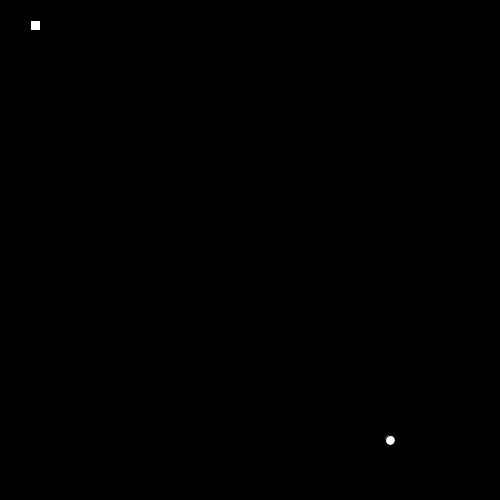
Frame 1 (no input)
Frame 60 (the mouse pressed at the canvas centre just before this capture): identical to frame 1, image omitted
Frame 120 (the mouse held since frame 60 and released just before this capture): identical to frame 1, image omitted

The Processing sketch that drew this single still picture (run headless with seeded random() and noise(); from frame 60 on, the mouse is pressed at the canvas centre):

// Processing sketch: LeagueSnake
// ── LeagueSnake.pde
//*
// ***** SEGMENT CLASS *****
// This class will be used to represent each part of the moving snake.
//*

class Segment {

//Add x and y member variables. They will hold the corner location of each segment of the snake.
int x;
int y;

// Add a constructor with parameters to initialize each variable.
Segment(int x,int y){
this.x = x;
this.y = y;
}


}


//*
// ***** GAME VARIABLES *****
// All the game variables that will be shared by the game methods are here
//*
Segment head;
int foodX;
int foodY;




//*
// ***** SETUP METHODS *****
// These methods are called at the start of the game.
//*

void setup() {
size(500,500);
frameRate(4);
dropFood();
head = new Segment(20,20);
}

void dropFood() {
  //Set the food in a new random location
      
for (int i = 0; i < 100; i++) {

foodX = ((int)random(50)*10);
foodY = ((int)random(50)*10);

}
}


//*
// ***** DRAW METHODS *****
// These methods are used to draw the snake and its food 
//*

void draw() {
  background(0,0,0);
  drawFood();
  drawSnake();
}

void drawFood() {
  //Draw the food
ellipse(foodX, foodY, 10, 10);
}

void drawSnake() {
  //Draw the head of the snake followed by its tail
square(30, 20, 10);
}


//*
// ***** TAIL MANAGEMENT METHODS *****
// These methods make sure the tail is the correct length.
//*

void drawTail() {
  //Draw each segment of the tail 

}

void manageTail() {
  //After drawing the tail, add a new segment at the "start" of the tail and remove the one at the "end" 
  //This produces the illusion of the snake tail moving.
  
}

void checkTailCollision() {
  //If the snake crosses its own tail, shrink the tail back to one segment
  
}



//*
// ***** CONTROL METHODS *****
// These methods are used to change what is happening to the snake
//*

void keyPressed() {
  //Set the direction of the snake according to the arrow keys pressed
  
}

void move() {
  //Change the location of the Snake head based on the direction it is moving.
  
    /*
  switch(direction) {
  case UP:
    // move head up here 
    break;
  case DOWN:
    // move head down here 
    break;
  case LEFT:
   // figure it out 
    break;
  case RIGHT:
    // mystery code goes here 
    break;
  }
  */
}

void checkBoundaries() {
 //If the snake leaves the frame, make it reappear on the other side
 
}



void eat() {
  //When the snake eats the food, its tail should grow and more food appear

}
